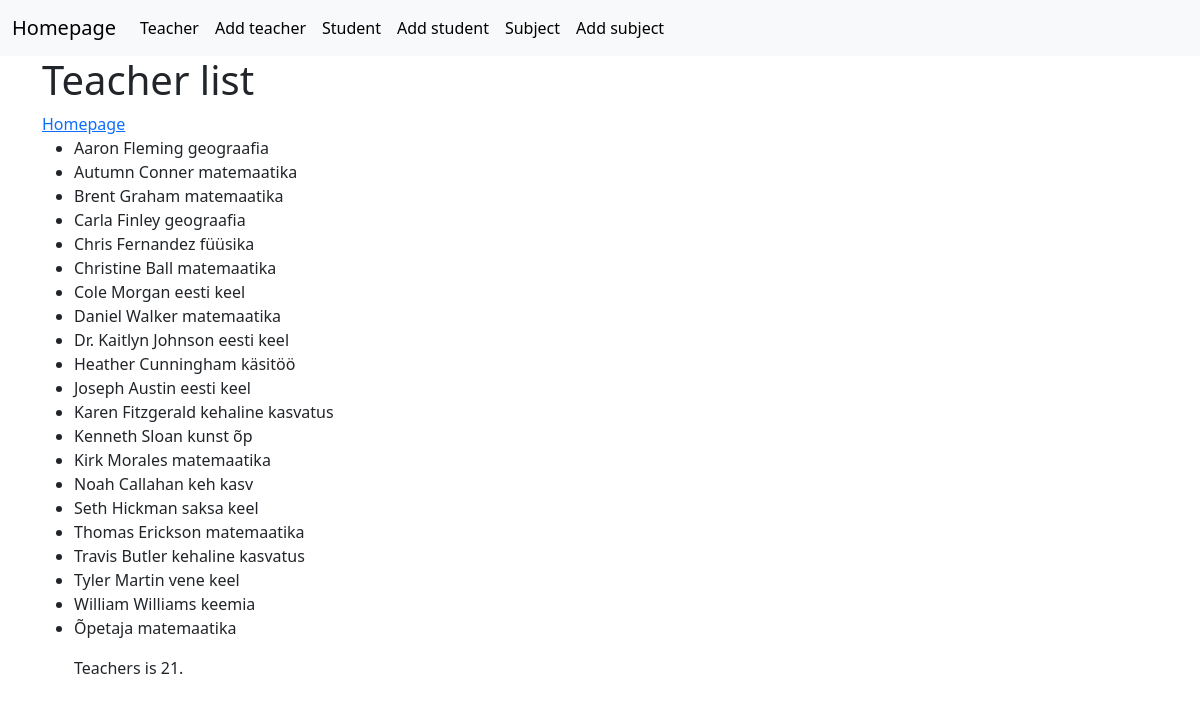
/first_app/teacher_list/, run on an earlier commit of the app's database.
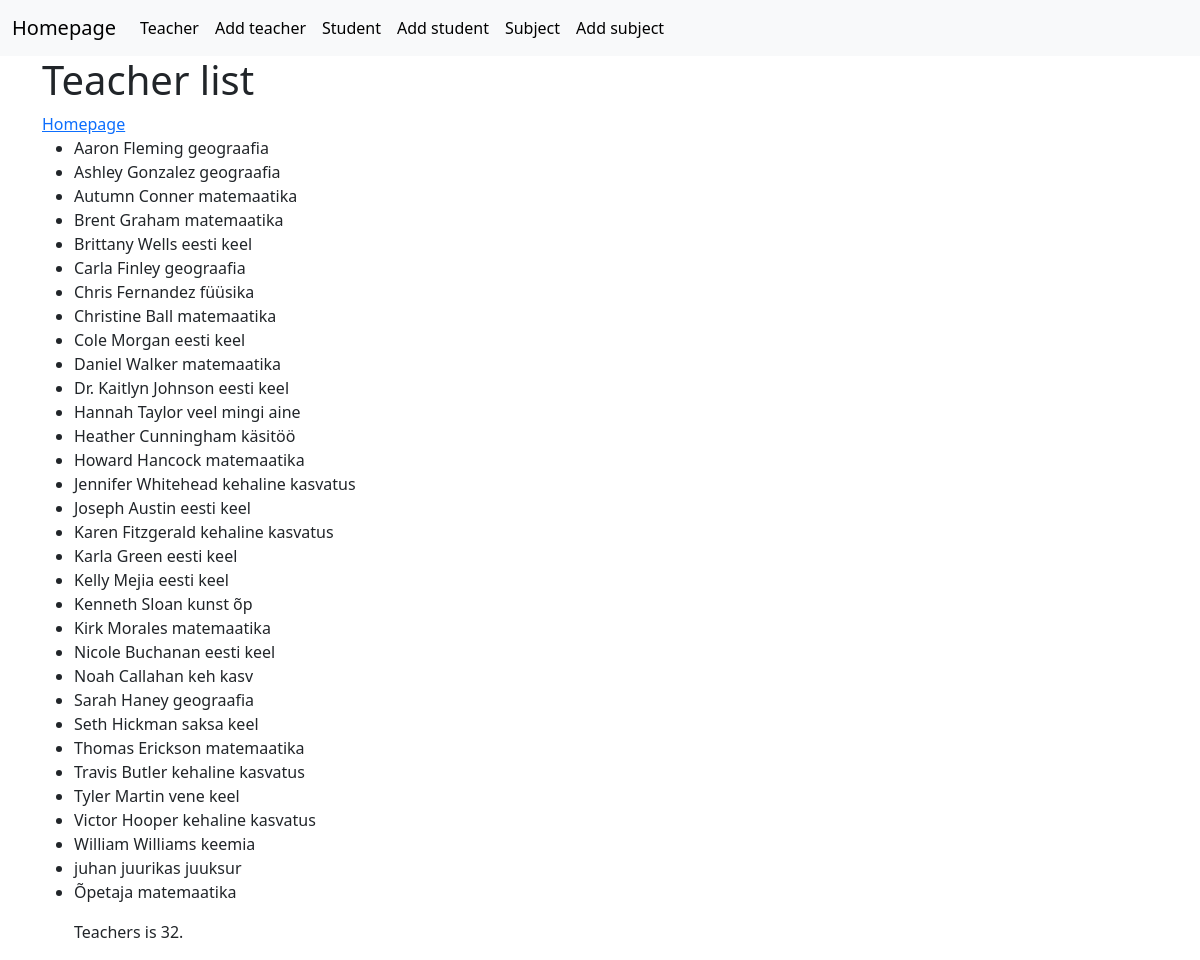
And on a later commit of the database.
### first_app/models.py (models this page shows)
class Teacher(models.Model):
    name = models.CharField(max_length=100)
    subject = models.CharField(max_length=20)

### first_app/views.py (the view)
# urls.py: path('teacher_list/', views.TeacherListView.as_view(), name='teacher_list'),
class TeacherListView(ListView):
    model = Teacher
    queryset = Teacher.objects.order_by('name')

### first_app/templates/first_app/teacher_list.html (shortened to what this page needs)
{% extends 'base.html' %}
{% block content %}
    <h1>Teacher list</h1>
    <a href="{% url 'first_app:home' %}">Homepage</a>
     <ul>
        {% for teacher in object_list %}
            <li>
                {{ teacher.name }}
                {{ teacher.subject }}
            </li>
        {% endfor %}
         Teachers is {{ object_list|length }}.
    </ul>
{% endblock %}

### templates/base.html (shortened to what this page needs)
<!doctype html>
<html lang="en">
<head>
    <link href="https://cdn.jsdelivr.net/npm/bootstrap@5.3.1/dist/css/bootstrap.min.css" rel="stylesheet">
</head>
<body>
  <nav class="navbar navbar-expand-lg bg-body-tertiary">
  <div class="container-fluid">
    <a class="navbar-brand" href="{% url 'first_app:home' %}">Homepage</a>
    <div class="collapse navbar-collapse" id="navbarSupportedContent">
      <ul class="navbar-nav me-auto mb-2 mb-lg-0">
          <li class="nav-item">
              <a class="nav-link active" aria-current="page" href="/first_app/teacher_list/">Teacher</a>
          </li>
        <li class="nav-item">
          <a class="nav-link active" aria-current="page" href="/first_app/teacher_create/">Add teacher</a>
        </li>
          <li class="nav-item">
          <a class="nav-link active" aria-current="page" href="/first_app/student_list/">Student</a>
        </li>
          <li class="nav-item">
          <a class="nav-link active" aria-current="page" href="/first_app/student_create/">Add student</a>
        </li>
          <li class="nav-item">
          <a class="nav-link active" aria-current="page" href="/first_app/subject_list/">Subject</a>
        </li>
          <li class="nav-item">
          <a class="nav-link active" aria-current="page" href="/first_app/subject_create/">Add subject</a>
        </li>
      </ul>
    </div>
  </div>
</nav>
  <div class="container">
      {% block content %}
    {% endblock %}
  </div>
</body>
</html>

What changed in the data, as far as the page shows it:
added Teacher: name "Ashley Gonzalez", subject "geograafia"
added Teacher: name "Brittany Wells", subject "eesti keel"
added Teacher: name "Hannah Taylor", subject "veel mingi aine"
added Teacher: name "Howard Hancock", subject "matemaatika"
added Teacher: name "Jennifer Whitehead", subject "kehaline kasvatus"
added Teacher: name "Karla Green", subject "eesti keel"
added Teacher: name "Kelly Mejia", subject "eesti keel"
added Teacher: name "Nicole Buchanan", subject "eesti keel"
added Teacher: name "Sarah Haney", subject "geograafia"
added Teacher: name "Victor Hooper", subject "kehaline kasvatus"
added Teacher: name "juhan juurikas", subject "juuksur"
Also different on the page:
{{ object_list|length }}: "21" → "32"
